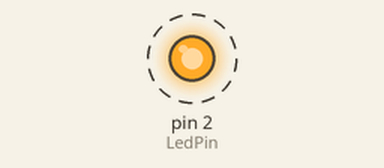
The sketch below on a simulated Arduino Uno, built with avr-gcc and run on an emulated ATmega328P. Shown: output pins drawn as LEDs (lit = HIGH). Dashed ring = blinking.

Above: at 0.2 s.
Timing chart, 0 to 3.0 s (numbered marks = the images above):
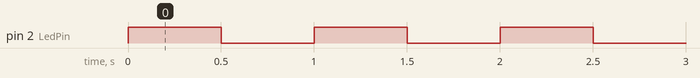

The sketch:

ESP8266.ino
```cpp
int LedPin = 2;


void setup() {
  pinMode(LedPin,OUTPUT);
     digitalWrite(LedPin,LOW);


}

void loop() {
  digitalWrite(LedPin,HIGH);
  delay(500);
  // put your main code here, to run repeatedly:
  digitalWrite(LedPin,LOW);
  delay(500);
}
```

Measured:
- by itself, pin 2 (LedPin): alternates HIGH for 0.50 s and LOW for 0.50 s
